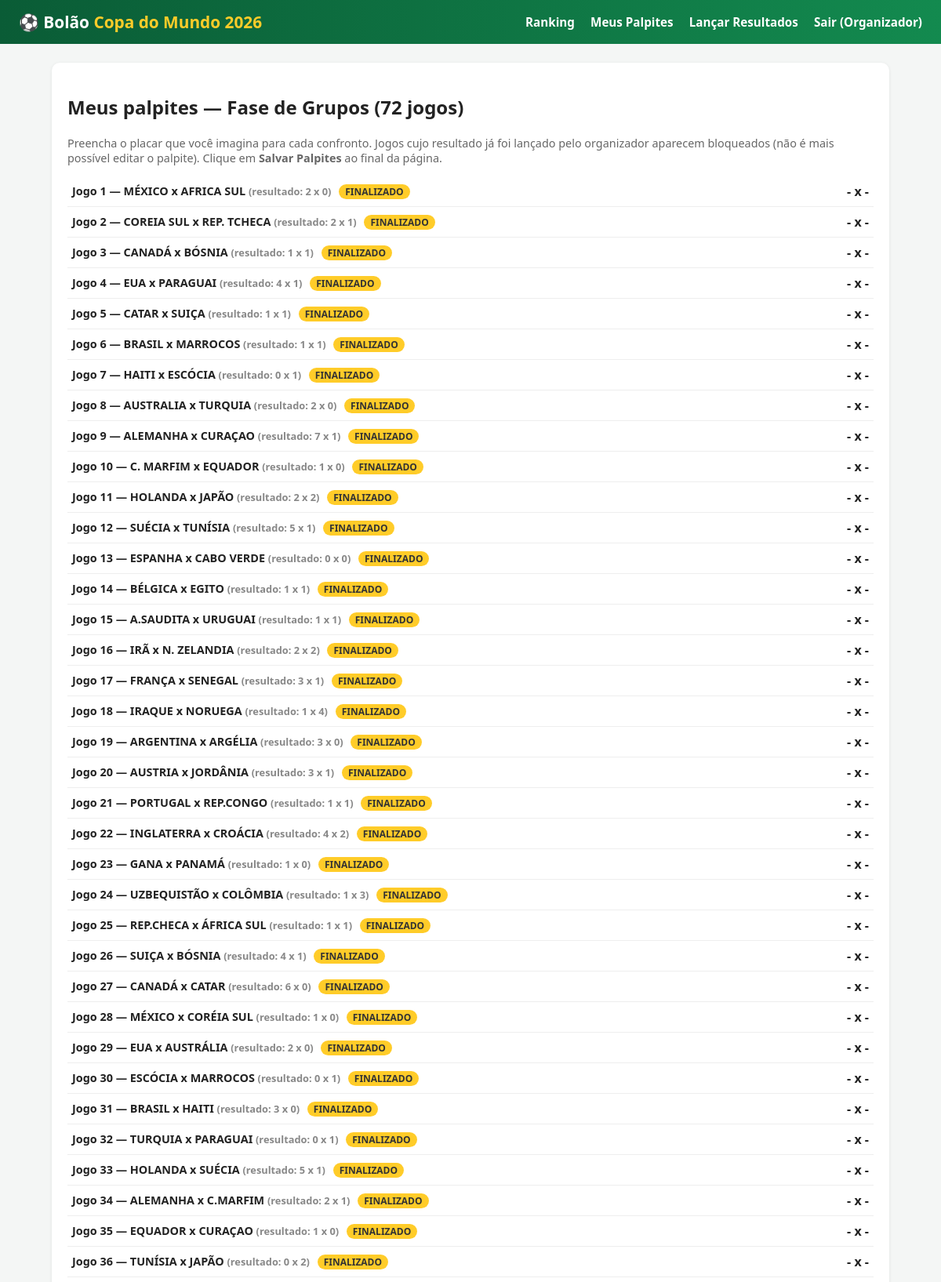
Page /palpites (signed in, upper part) on the committed database.
### tables this page shows
CREATE TABLE jogos (
            id INTEGER PRIMARY KEY,            -- número do jogo (1..72)
            time_a TEXT NOT NULL,
            time_b TEXT NOT NULL,
            gols_a INTEGER,                    -- resultado real (NULL = não jogado)
            gols_b INTEGER
        );

### app.py (the view, shortened to what this page needs)
@app.route("/palpites", methods=["GET", "POST"])
@login_required
def palpites():
    db = get_db()
    usuario_id = session["usuario_id"]
    jogos = db.execute("SELECT * FROM jogos ORDER BY id").fetchall()
    meus_palpites = {
        row["jogo_id"]: row
        for row in db.execute(
            "SELECT * FROM palpites WHERE usuario_id=?", (usuario_id,)
        ).fetchall()
    }
    return render_template("palpites.html", jogos=jogos, meus_palpites=meus_palpites)

### app.py (called while the page is built)
def get_db():
    if "db" not in g:
        g.db = sqlite3.connect(DB_PATH)
        g.db.row_factory = sqlite3.Row
        g.db.execute("PRAGMA foreign_keys = ON")
    return g.db

def login_required(view):
    @wraps(view)
    def wrapped(*args, **kwargs):
        if not session.get("usuario_id"):
            flash("Você precisa fazer login para continuar.", "warning")
            return redirect(url_for("login"))
        return view(*args, **kwargs)
    return wrapped

@app.context_processor
def inject_user():
    return {
        "usuario_logado": session.get("usuario_nome"),
        "is_admin": session.get("is_admin", False),
    }

### templates/palpites.html (shortened to what this page needs)
{% extends "base.html" %}
{% block content %}
<div class="card">
  <h2>Meus palpites — Fase de Grupos (72 jogos)</h2>
  <p style="color:#666;font-size:0.9rem;">
    Preencha o placar que você imagina para cada confronto. Jogos cujo resultado já foi
    lançado pelo organizador aparecem bloqueados (não é mais possível editar o palpite).
    Clique em <strong>Salvar Palpites</strong> ao final da página.
  </p>
  <form method="post">
    {% for jogo in jogos %}
      {% set meu = meu_palpites if false else meus_palpites.get(jogo['id']) %}
      <div class="jogo-box">
        <div class="times">
          Jogo {{ jogo['id'] }} — {{ jogo['time_a'] }} x {{ jogo['time_b'] }}
          {% if jogo['gols_a'] is not none %}
            <span class="placar-real">(resultado: {{ jogo['gols_a'] }} x {{ jogo['gols_b'] }})</span>
            <span class="badge">FINALIZADO</span>
          {% endif %}
        </div>
        <div>
          {% if jogo['gols_a'] is not none %}
            <strong>
              {{ meu['gols_a'] if meu else '-' }} x {{ meu['gols_b'] if meu else '-' }}
            </strong>
          {% else %}
            <input type="number" min="0" name="gols_a_{{ jogo['id'] }}"
                   value="{{ meu['gols_a'] if meu else '' }}" placeholder="0">
            x
            <input type="number" min="0" name="gols_b_{{ jogo['id'] }}"
                   value="{{ meu['gols_b'] if meu else '' }}" placeholder="0">
          {% endif %}
        </div>
      </div>
    {% endfor %}
  </form>
</div>
{% endblock %}

### templates/base.html (style rules this page uses)
:root { --verde: #0a5c36; --verde-claro: #138a4f; --amarelo: #ffcc29; --bg: #f4f6f5; }
* { box-sizing: border-box; }
body { margin: 0; font-family: "Segoe UI", Arial, sans-serif; background: var(--bg); color: #222; }
.card { background: #fff; border-radius: 10px; box-shadow: 0 1px 4px rgba(0,0,0,.08); padding: 20px; margin-bottom: 20px; }
.jogo-box { display: flex; align-items: center; justify-content: space-between; gap: 8px; padding: 8px 6px; border-bottom: 1px solid #eee; flex-wrap: wrap; }
.jogo-box .times { flex: 1; min-width: 200px; font-weight: 600; font-size: 0.9rem; }
.jogo-box .placar-real { color: #888; font-size: 0.8rem; }
.badge { display: inline-block; background: var(--amarelo); color: #333; border-radius: 10px; padding: 1px 8px; font-size: 0.75rem; font-weight: 700; margin-left: 6px; }

### rows in the picture
jogos: id "1", time_a "MÉXICO", time_b "AFRICA SUL", gols_a "2", gols_b "0", meu "-"
jogos: id "2", time_a "COREIA SUL", time_b "REP. TCHECA", gols_a "2", gols_b "1", meu "-"
jogos: id "3", time_a "CANADÁ", time_b "BÓSNIA", gols_a "1", gols_b "1", meu "-"
jogos: id "4", time_a "EUA", time_b "PARAGUAI", gols_a "4", gols_b "1", meu "-"
jogos: id "5", time_a "CATAR", time_b "SUIÇA", gols_a "1", gols_b "1", meu "-"
jogos: id "6", time_a "BRASIL", time_b "MARROCOS", gols_a "1", gols_b "1", meu "-"
jogos: id "7", time_a "HAITI", time_b "ESCÓCIA", gols_a "0", gols_b "1", meu "-"
jogos: id "8", time_a "AUSTRALIA", time_b "TURQUIA", gols_a "2", gols_b "0", meu "-"
jogos: id "9", time_a "ALEMANHA", time_b "CURAÇAO", gols_a "7", gols_b "1", meu "-"
jogos: id "10", time_a "C. MARFIM", time_b "EQUADOR", gols_a "1", gols_b "0", meu "-"
jogos: id "11", time_a "HOLANDA", time_b "JAPÃO", gols_a "2", gols_b "2", meu "-"
jogos: id "12", time_a "SUÉCIA", time_b "TUNÍSIA", gols_a "5", gols_b "1", meu "-"
jogos: id "13", time_a "ESPANHA", time_b "CABO VERDE", gols_a "0", gols_b "0", meu "-"
jogos: id "14", time_a "BÉLGICA", time_b "EGITO", gols_a "1", gols_b "1", meu "-"
jogos: id "15", time_a "A.SAUDITA", time_b "URUGUAI", gols_a "1", gols_b "1", meu "-"
jogos: id "16", time_a "IRÃ", time_b "N. ZELANDIA", gols_a "2", gols_b "2", meu "-"
jogos: id "17", time_a "FRANÇA", time_b "SENEGAL", gols_a "3", gols_b "1", meu "-"
jogos: id "18", time_a "IRAQUE", time_b "NORUEGA", gols_a "1", gols_b "4", meu "-"
jogos: id "19", time_a "ARGENTINA", time_b "ARGÉLIA", gols_a "3", gols_b "0", meu "-"
jogos: id "20", time_a "AUSTRIA", time_b "JORDÂNIA", gols_a "3", gols_b "1", meu "-"
jogos: id "21", time_a "PORTUGAL", time_b "REP.CONGO", gols_a "1", gols_b "1", meu "-"
jogos: id "22", time_a "INGLATERRA", time_b "CROÁCIA", gols_a "4", gols_b "2", meu "-"
jogos: id "23", time_a "GANA", time_b "PANAMÁ", gols_a "1", gols_b "0", meu "-"
jogos: id "24", time_a "UZBEQUISTÃO", time_b "COLÔMBIA", gols_a "1", gols_b "3", meu "-"
jogos: id "25", time_a "REP.CHECA", time_b "ÁFRICA SUL", gols_a "1", gols_b "1", meu "-"
jogos: id "26", time_a "SUIÇA", time_b "BÓSNIA", gols_a "4", gols_b "1", meu "-"
jogos: id "27", time_a "CANADÁ", time_b "CATAR", gols_a "6", gols_b "0", meu "-"
jogos: id "28", time_a "MÉXICO", time_b "CORÉIA SUL", gols_a "1", gols_b "0", meu "-"
jogos: id "29", time_a "EUA", time_b "AUSTRÁLIA", gols_a "2", gols_b "0", meu "-"
jogos: id "30", time_a "ESCÓCIA", time_b "MARROCOS", gols_a "0", gols_b "1", meu "-"
jogos: id "31", time_a "BRASIL", time_b "HAITI", gols_a "3", gols_b "0", meu "-"
jogos: id "32", time_a "TURQUIA", time_b "PARAGUAI", gols_a "0", gols_b "1", meu "-"
jogos: id "33", time_a "HOLANDA", time_b "SUÉCIA", gols_a "5", gols_b "1", meu "-"
jogos: id "34", time_a "ALEMANHA", time_b "C.MARFIM", gols_a "2", gols_b "1", meu "-"
jogos: id "35", time_a "EQUADOR", time_b "CURAÇAO", gols_a "1", gols_b "0", meu "-"
jogos: id "36", time_a "TUNÍSIA", time_b "JAPÃO", gols_a "0", gols_b "2", meu "-"

### other values in the picture
{{ usuario_logado }} "Organizador"
